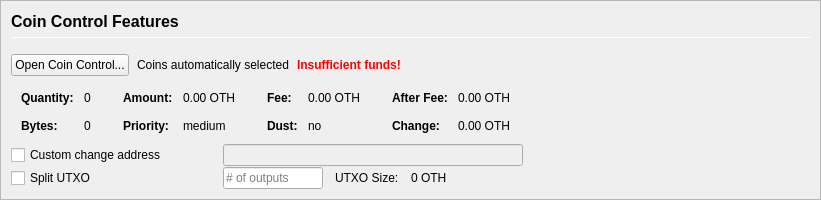
           <widget class="QFrame" name="frameCoinControl">
            <property name="sizePolicy">
             <sizepolicy hsizetype="Expanding" vsizetype="Expanding">
              <horstretch>0</horstretch>
              <verstretch>0</verstretch>
             </sizepolicy>
            </property>
            <property name="maximumSize">
             <size>
              <width>16777215</width>
              <height>16777215</height>
             </size>
            </property>
            <property name="frameShape">
             <enum>QFrame::StyledPanel</enum>
            </property>
            <property name="frameShadow">
             <enum>QFrame::Sunken</enum>
            </property>
            <layout class="QVBoxLayout" name="verticalLayoutCoinControl2">
             <property name="spacing">
              <number>0</number>
             </property>
             <property name="leftMargin">
              <number>0</number>
             </property>
             <property name="topMargin">
              <number>0</number>
             </property>
             <property name="rightMargin">
              <number>0</number>
             </property>
             <property name="bottomMargin">
              <number>0</number>
             </property>
             <item>
              <widget class="QFrame" name="frameCoinControl_BG">
               <layout class="QVBoxLayout" name="verticalLayoutCoinControl" stretch="0,0,0,0,0,0">
                <property name="spacing">
                 <number>1</number>
                </property>
                <property name="leftMargin">
                 <number>10</number>
                </property>
                <property name="topMargin">
                 <number>10</number>
                </property>
                <item>
                 <layout class="QHBoxLayout" name="horizontalLayoutCoinControl1">
                  <property name="bottomMargin">
                   <number>15</number>
                  </property>
                  <item>
                   <layout class="QVBoxLayout" name="verticalLayout_3">
                    <property name="spacing">
                     <number>6</number>
                    </property>
                    <item>
                     <widget class="QLabel" name="labelCoinControlFeatures">
                      <property name="sizePolicy">
                       <sizepolicy hsizetype="Preferred" vsizetype="Maximum">
                        <horstretch>0</horstretch>
                        <verstretch>0</verstretch>
                       </sizepolicy>
                      </property>
                      <property name="minimumSize">
                       <size>
                        <width>0</width>
                        <height>20</height>
                       </size>
                      </property>
                      <property name="font">
                       <font>
                        <pointsize>12</pointsize>
                        <weight>75</weight>
                        <bold>true</bold>
                       </font>
                      </property>
                      <property name="styleSheet">
                       <string notr="true">font-weight:bold;</string>
                      </property>
                      <property name="text">
                       <string>Coin Control Features</string>
                      </property>
                     </widget>
                    </item>
                    <item>
                     <widget class="Line" name="line">
                      <property name="minimumSize">
                       <size>
                        <width>0</width>
                        <height>1</height>
                       </size>
                      </property>
                      <property name="maximumSize">
                       <size>
                        <width>16777215</width>
                        <height>1</height>
                       </size>
                      </property>
                      <property name="orientation">
                       <enum>Qt::Horizontal</enum>
                      </property>
                     </widget>
                    </item>
                   </layout>
                  </item>
                 </layout>
                </item>
                <item>
                 <layout class="QHBoxLayout" name="horizontalLayoutCoinControl2" stretch="0,0,0,0">
                  <property name="spacing">
                   <number>8</number>
                  </property>
                  <property name="bottomMargin">
                   <number>10</number>
                  </property>
                  <item>
                   <widget class="QPushButton" name="pushButtonCoinControl">
                    <property name="styleSheet">
                     <string notr="true"/>
                    </property>
                    <property name="text">
                     <string>Open Coin Control...</string>
                    </property>
                    <property name="autoDefault">
                     <bool>false</bool>
                    </property>
                   </widget>
                  </item>
                  <item>
                   <widget class="QLabel" name="labelCoinControlAutomaticallySelected">
                    <property name="text">
                     <string>Coins automatically selected</string>
                    </property>
                    <property name="margin">
                     <number>5</number>
                    </property>
                   </widget>
                  </item>
                  <item>
                   <widget class="QLabel" name="labelCoinControlInsuffFunds">
                    <property name="font">
                     <font>
                      <weight>75</weight>
                      <bold>true</bold>
                     </font>
                    </property>
                    <property name="styleSheet">
                     <string notr="true">color:red;font-weight:bold;</string>
                    </property>
                    <property name="text">
                     <string>Insufficient funds!</string>
                    </property>
                    <property name="margin">
                     <number>5</number>
                    </property>
                   </widget>
                  </item>
                  <item>
                   <spacer name="horizontalSpacerCoinControl">
                    <property name="orientation">
                     <enum>Qt::Horizontal</enum>
                    </property>
                    <property name="sizeHint" stdset="0">
                     <size>
                      <width>40</width>
                      <height>1</height>
                     </size>
                    </property>
                   </spacer>
                  </item>
                 </layout>
                </item>
                <item>
                 <widget class="QWidget" name="widgetCoinControl" native="true">
                  <property name="sizePolicy">
                   <sizepolicy hsizetype="Preferred" vsizetype="Preferred">
                    <horstretch>0</horstretch>
                    <verstretch>0</verstretch>
                   </sizepolicy>
                  </property>
                  <property name="minimumSize">
                   <size>
                    <width>0</width>
                    <height>0</height>
                   </size>
                  </property>
                  <property name="styleSheet">
                   <string notr="true"/>
                  </property>
                  <layout class="QHBoxLayout" name="horizontalLayoutCoinControl5">
                   <property name="leftMargin">
                    <number>0</number>
                   </property>
                   <property name="topMargin">
                    <number>0</number>
                   </property>
                   <property name="rightMargin">
                    <number>0</number>
                   </property>
                   <property name="bottomMargin">
                    <number>0</number>
                   </property>
                   <item>
                    <layout class="QHBoxLayout" name="horizontalLayoutCoinControl3" stretch="0,0,0,1">
                     <property name="spacing">
                      <number>20</number>
                     </property>
                     <property name="topMargin">
                      <number>0</number>
                     </property>
                     <property name="bottomMargin">
                      <number>10</number>
                     </property>
                     <item>
                      <layout class="QFormLayout" name="formLayoutCoinControl1">
                       <property name="horizontalSpacing">
                        <number>10</number>
                       </property>
                       <property name="verticalSpacing">
                        <number>14</number>
                       </property>
                       <property name="leftMargin">
                        <number>10</number>
                       </property>
                       <property name="topMargin">
                        <number>4</number>
                       </property>
                       <property name="rightMargin">
                        <number>6</number>
                       </property>
                       <item row="0" column="0">
                        <widget class="QLabel" name="labelCoinControlQuantityText">
                         <property name="font">
                          <font>
                           <weight>75</weight>
                           <bold>true</bold>
                          </font>
                         </property>
                         <property name="text">
                          <string>Quantity:</string>
                         </property>
                         <property name="margin">
                          <number>0</number>
                         </property>
                        </widget>
                       </item>
                       <item row="0" column="1">
                        <widget class="QLabel" name="labelCoinControlQuantity">
                         <property name="cursor">
                          <cursorShape>IBeamCursor</cursorShape>
                         </property>
                         <property name="contextMenuPolicy">
                          <enum>Qt::ActionsContextMenu</enum>
                         </property>
                         <property name="text">
                          <string notr="true">0</string>
                         </property>
                         <property name="margin">
                          <number>0</number>
                         </property>
                         <property name="textInteractionFlags">
                          <set>Qt::LinksAccessibleByMouse|Qt::TextSelectableByKeyboard|Qt::TextSelectableByMouse</set>
                         </property>
                        </widget>
                       </item>
                       <item row="1" column="0">
                        <widget class="QLabel" name="labelCoinControlBytesText">
                         <property name="font">
                          <font>
                           <weight>75</weight>
                           <bold>true</bold>
                          </font>
                         </property>
                         <property name="text">
                          <string>Bytes:</string>
                         </property>
                        </widget>
                       </item>
                       <item row="1" column="1">
                        <widget class="QLabel" name="labelCoinControlBytes">
                         <property name="cursor">
                          <cursorShape>IBeamCursor</cursorShape>
                         </property>
                         <property name="contextMenuPolicy">
                          <enum>Qt::ActionsContextMenu</enum>
                         </property>
                         <property name="text">
                          <string notr="true">0</string>
                         </property>
                         <property name="textInteractionFlags">
                          <set>Qt::LinksAccessibleByMouse|Qt::TextSelectableByKeyboard|Qt::TextSelectableByMouse</set>
                         </property>
                        </widget>
                       </item>
                      </layout>
                     </item>
                     <item>
                      <layout class="QFormLayout" name="formLayoutCoinControl2">
                       <property name="horizontalSpacing">
                        <number>10</number>
                       </property>
                       <property name="verticalSpacing">
                        <number>14</number>
                       </property>
                       <property name="leftMargin">
                        <number>6</number>
                       </property>
                       <property name="topMargin">
                        <number>4</number>
                       </property>
                       <property name="rightMargin">
                        <number>6</number>
                       </property>
                       <item row="0" column="0">
                        <widget class="QLabel" name="labelCoinControlAmountText">
                         <property name="font">
                          <font>
                           <weight>75</weight>
                           <bold>true</bold>
                          </font>
                         </property>
                         <property name="text">
                          <string>Amount:</string>
                         </property>
                         <property name="margin">
                          <number>0</number>
                         </property>
                        </widget>
                       </item>
                       <item row="0" column="1">
                        <widget class="QLabel" name="labelCoinControlAmount">
                         <property name="cursor">
                          <cursorShape>IBeamCursor</cursorShape>
                         </property>
                         <property name="contextMenuPolicy">
                          <enum>Qt::ActionsContextMenu</enum>
                         </property>
                         <property name="text">
                          <string notr="true">0.00 OTH</string>
                         </property>
                         <property name="textInteractionFlags">
                          <set>Qt::LinksAccessibleByMouse|Qt::TextSelectableByKeyboard|Qt::TextSelectableByMouse</set>
                         </property>
                        </widget>
                       </item>
                       <item row="1" column="0">
                        <widget class="QLabel" name="labelCoinControlPriorityText">
                         <property name="font">
                          <font>
                           <weight>75</weight>
                           <bold>true</bold>
                          </font>
                         </property>
                         <property name="text">
                          <string>Priority:</string>
                         </property>
                        </widget>
                       </item>
                       <item row="1" column="1">
                        <widget class="QLabel" name="labelCoinControlPriority">
                         <property name="cursor">
                          <cursorShape>IBeamCursor</cursorShape>
                         </property>
                         <property name="contextMenuPolicy">
                          <enum>Qt::ActionsContextMenu</enum>
                         </property>
                         <property name="text">
                          <string>medium</string>
                         </property>
                         <property name="textInteractionFlags">
                          <set>Qt::LinksAccessibleByMouse|Qt::TextSelectableByKeyboard|Qt::TextSelectableByMouse</set>
                         </property>
                        </widget>
                       </item>
                      </layout>
                     </item>
                     <item>
                      <layout class="QFormLayout" name="formLayoutCoinControl3">
                       <property name="horizontalSpacing">
                        <number>10</number>
                       </property>
                       <property name="verticalSpacing">
                        <number>14</number>
                       </property>
                       <property name="leftMargin">
                        <number>6</number>
                       </property>
                       <property name="topMargin">
                        <number>4</number>
                       </property>
                       <property name="rightMargin">
                        <number>6</number>
                       </property>
                       <item row="0" column="0">
                        <widget class="QLabel" name="labelCoinControlFeeText">
                         <property name="font">
                          <font>
                           <weight>75</weight>
                           <bold>true</bold>
                          </font>
                         </property>
                         <property name="text">
                          <string>Fee:</string>
                         </property>
                         <property name="margin">
                          <number>0</number>
                         </property>
                        </widget>
                       </item>
                       <item row="0" column="1">
                        <widget class="QLabel" name="labelCoinControlFee">
                         <property name="cursor">
                          <cursorShape>IBeamCursor</cursorShape>
                         </property>
                         <property name="contextMenuPolicy">
                          <enum>Qt::ActionsContextMenu</enum>
                         </property>
                         <property name="text">
                          <string notr="true">0.00 OTH</string>
                         </property>
                         <property name="textInteractionFlags">
                          <set>Qt::LinksAccessibleByMouse|Qt::TextSelectableByKeyboard|Qt::TextSelectableByMouse</set>
                         </property>
                        </widget>
                       </item>
                       <item row="1" column="0">
                        <widget class="QLabel" name="labelCoinControlLowOutputText">
                         <property name="font">
                          <font>
                           <weight>75</weight>
                           <bold>true</bold>
                          </font>
                         </property>
                         <property name="text">
                          <string>Dust:</string>
                         </property>
                        </widget>
                       </item>
                       <item row="1" column="1">
                        <widget class="QLabel" name="labelCoinControlLowOutput">
                         <property name="cursor">
                          <cursorShape>IBeamCursor</cursorShape>
                         </property>
                         <property name="contextMenuPolicy">
                          <enum>Qt::ActionsContextMenu</enum>
                         </property>
                         <property name="text">
                          <string>no</string>
                         </property>
                         <property name="textInteractionFlags">
                          <set>Qt::LinksAccessibleByMouse|Qt::TextSelectableByKeyboard|Qt::TextSelectableByMouse</set>
                         </property>
                        </widget>
                       </item>
                      </layout>
                     </item>
                     <item>
                      <layout class="QFormLayout" name="formLayoutCoinControl4">
                       <property name="horizontalSpacing">
                        <number>10</number>
                       </property>
                       <property name="verticalSpacing">
                        <number>14</number>
                       </property>
                       <property name="leftMargin">
                        <number>6</number>
                       </property>
                       <property name="topMargin">
                        <number>4</number>
                       </property>
                       <property name="rightMargin">
                        <number>6</number>
                       </property>
                       <item row="0" column="0">
                        <widget class="QLabel" name="labelCoinControlAfterFeeText">
                         <property name="font">
                          <font>
                           <weight>75</weight>
                           <bold>true</bold>
                          </font>
                         </property>
                         <property name="text">
                          <string>After Fee:</string>
                         </property>
                         <property name="margin">
                          <number>0</number>
                         </property>
                        </widget>
                       </item>
                       <item row="0" column="1">
                        <widget class="QLabel" name="labelCoinControlAfterFee">
                         <property name="cursor">
                          <cursorShape>IBeamCursor</cursorShape>
                         </property>
                         <property name="contextMenuPolicy">
                          <enum>Qt::ActionsContextMenu</enum>
                         </property>
                         <property name="text">
                          <string notr="true">0.00 OTH</string>
                         </property>
                         <property name="textInteractionFlags">
                          <set>Qt::LinksAccessibleByMouse|Qt::TextSelectableByKeyboard|Qt::TextSelectableByMouse</set>
                         </property>
                        </widget>
                       </item>
                       <item row="1" column="0">
                        <widget class="QLabel" name="labelCoinControlChangeText">
                         <property name="font">
                          <font>
                           <weight>75</weight>
                           <bold>true</bold>
                          </font>
                         </property>
                         <property name="text">
                          <string>Change:</string>
                         </property>
                        </widget>
                       </item>
                       <item row="1" column="1">
                        <widget class="QLabel" name="labelCoinControlChange">
                         <property name="cursor">
                          <cursorShape>IBeamCursor</cursorShape>
                         </property>
                         <property name="contextMenuPolicy">
                          <enum>Qt::ActionsContextMenu</enum>
                         </property>
                         <property name="text">
                          <string notr="true">0.00 OTH</string>
                         </property>
                         <property name="textInteractionFlags">
                          <set>Qt::LinksAccessibleByMouse|Qt::TextSelectableByKeyboard|Qt::TextSelectableByMouse</set>
                         </property>
                        </widget>
                       </item>
                      </layout>
                     </item>
                    </layout>
                   </item>
                  </layout>
                 </widget>
                </item>
                <item>
                 <layout class="QHBoxLayout" name="horizontalLayoutCoinControl4">
                  <property name="spacing">
                   <number>12</number>
                  </property>
                  <property name="sizeConstraint">
                   <enum>QLayout::SetDefaultConstraint</enum>
                  </property>
                  <property name="topMargin">
                   <number>0</number>
                  </property>
                  <property name="rightMargin">
                   <number>0</number>
                  </property>
                  <item>
                   <widget class="QCheckBox" name="checkBoxCoinControlChange">
                    <property name="sizePolicy">
                     <sizepolicy hsizetype="Preferred" vsizetype="Preferred">
                      <horstretch>0</horstretch>
                      <verstretch>0</verstretch>
                     </sizepolicy>
                    </property>
                    <property name="minimumSize">
                     <size>
                      <width>200</width>
                      <height>0</height>
                     </size>
                    </property>
                    <property name="maximumSize">
                     <size>
                      <width>200</width>
                      <height>16777215</height>
                     </size>
                    </property>
                    <property name="toolTip">
                     <string>If this is activated, but the change address is empty or invalid, change will be sent to a newly generated address.</string>
                    </property>
                    <property name="text">
                     <string>Custom change address</string>
                    </property>
                   </widget>
                  </item>
                  <item>
                   <widget class="QValidatedLineEdit" name="lineEditCoinControlChange">
                    <property name="enabled">
                     <bool>false</bool>
                    </property>
                    <property name="sizePolicy">
                     <sizepolicy hsizetype="Preferred" vsizetype="Preferred">
                      <horstretch>0</horstretch>
                      <verstretch>0</verstretch>
                     </sizepolicy>
                    </property>
                    <property name="minimumSize">
                     <size>
                      <width>300</width>
                      <height>0</height>
                     </size>
                    </property>
                   </widget>
                  </item>
                  <item>
                   <widget class="QLabel" name="labelCoinControlChangeLabel">
                    <property name="sizePolicy">
                     <sizepolicy hsizetype="Preferred" vsizetype="Preferred">
                      <horstretch>0</horstretch>
                      <verstretch>0</verstretch>
                     </sizepolicy>
                    </property>
                    <property name="minimumSize">
                     <size>
                      <width>100</width>
                      <height>0</height>
                     </size>
                    </property>
                    <property name="text">
                     <string/>
                    </property>
                    <property name="margin">
                     <number>3</number>
                    </property>
                   </widget>
                  </item>
                 </layout>
                </item>
                <item>
                 <layout class="QHBoxLayout" name="horizontalLayoutCoinControl6">
                  <property name="spacing">
                   <number>12</number>
                  </property>
                  <property name="rightMargin">
                   <number>0</number>
                  </property>
                  <item>
                   <widget class="QCheckBox" name="splitBlockCheckBox">
                    <property name="sizePolicy">
                     <sizepolicy hsizetype="Preferred" vsizetype="Preferred">
                      <horstretch>0</horstretch>
                      <verstretch>0</verstretch>
                     </sizepolicy>
                    </property>
                    <property name="minimumSize">
                     <size>
                      <width>200</width>
                      <height>0</height>
                     </size>
                    </property>
                    <property name="maximumSize">
                     <size>
                      <width>200</width>
                      <height>16777215</height>
                     </size>
                    </property>
                    <property name="text">
                     <string>Split UTXO</string>
                    </property>
                   </widget>
                  </item>
                  <item>
                   <widget class="QLineEdit" name="splitBlockLineEdit">
                    <property name="sizePolicy">
                     <sizepolicy hsizetype="Preferred" vsizetype="Preferred">
                      <horstretch>50</horstretch>
                      <verstretch>0</verstretch>
                     </sizepolicy>
                    </property>
                    <property name="minimumSize">
                     <size>
                      <width>100</width>
                      <height>0</height>
                     </size>
                    </property>
                    <property name="maximumSize">
                     <size>
                      <width>100</width>
                      <height>16777215</height>
                     </size>
                    </property>
                    <property name="placeholderText">
                     <string># of outputs</string>
                    </property>
                   </widget>
                  </item>
                  <item>
                   <widget class="QLabel" name="labelBlockSizeText">
                    <property name="text">
                     <string>UTXO Size:</string>
                    </property>
                   </widget>
                  </item>
                  <item>
                   <widget class="QLabel" name="labelBlockSize">
                    <property name="text">
                     <string>0 OTH</string>
                    </property>
                   </widget>
                  </item>
                  <item>
                   <spacer name="horizontalSpacer_7">
                    <property name="orientation">
                     <enum>Qt::Horizontal</enum>
                    </property>
                    <property name="sizeHint" stdset="0">
                     <size>
                      <width>40</width>
                      <height>20</height>
                     </size>
                    </property>
                   </spacer>
                  </item>
                 </layout>
                </item>
                <item>
                 <spacer name="verticalSpacerCoinControl">
                  <property name="orientation">
                   <enum>Qt::Vertical</enum>
                  </property>
                  <property name="sizeHint" stdset="0">
                   <size>
                    <width>800</width>
                    <height>1</height>
                   </size>
                  </property>
                 </spacer>
                </item>
               </layout>
              </widget>
             </item>
            </layout>
           </widget>
